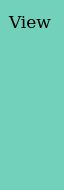
       <widget class="QFrame" name="frame_feature">
        <property name="sizePolicy">
         <sizepolicy hsizetype="Fixed" vsizetype="Fixed">
          <horstretch>0</horstretch>
          <verstretch>0</verstretch>
         </sizepolicy>
        </property>
        <property name="minimumSize">
         <size>
          <width>60</width>
          <height>190</height>
         </size>
        </property>
        <property name="styleSheet">
         <string notr="true">border-color: rgb(66, 69, 183);
border-radius: 10px;
background-color: #71D1BA; </string>
        </property>
        <property name="frameShape">
         <enum>QFrame::StyledPanel</enum>
        </property>
        <property name="frameShadow">
         <enum>QFrame::Raised</enum>
        </property>
        <widget class="QPushButton" name="btn_anypoint">
         <property name="geometry">
          <rect>
           <x>5</x>
           <y>90</y>
           <width>50</width>
           <height>40</height>
          </rect>
         </property>
         <property name="sizePolicy">
          <sizepolicy hsizetype="Minimum" vsizetype="Fixed">
           <horstretch>0</horstretch>
           <verstretch>0</verstretch>
          </sizepolicy>
         </property>
         <property name="minimumSize">
          <size>
           <width>40</width>
           <height>40</height>
          </size>
         </property>
         <property name="toolTip">
          <string>Anypoint View</string>
         </property>
         <property name="statusTip">
          <string>Anypoint View</string>
         </property>
         <property name="styleSheet">
          <string notr="true">QPushButton{ background-color :  rgb(211, 215, 207);}
QPushButton::pressed{ background-color : #71AED1; }
border-radius: 10px;</string>
         </property>
         <property name="text">
          <string/>
         </property>
         <property name="icon">
          <iconset>
           <normaloff>icon/iconAnypoint.png</normaloff>icon/iconAnypoint.png</iconset>
         </property>
         <property name="iconSize">
          <size>
           <width>40</width>
           <height>40</height>
          </size>
         </property>
         <property name="checkable">
          <bool>true</bool>
         </property>
         <property name="checked">
          <bool>false</bool>
         </property>
        </widget>
        <widget class="QPushButton" name="btn_panorama">
         <property name="geometry">
          <rect>
           <x>5</x>
           <y>140</y>
           <width>50</width>
           <height>40</height>
          </rect>
         </property>
         <property name="sizePolicy">
          <sizepolicy hsizetype="Fixed" vsizetype="Fixed">
           <horstretch>0</horstretch>
           <verstretch>0</verstretch>
          </sizepolicy>
         </property>
         <property name="minimumSize">
          <size>
           <width>30</width>
           <height>40</height>
          </size>
         </property>
         <property name="toolTip">
          <string>Panorama View</string>
         </property>
         <property name="statusTip">
          <string>Panorama View</string>
         </property>
         <property name="styleSheet">
          <string notr="true">QPushButton{ background-color :  rgb(211, 215, 207);}
QPushButton::pressed{ background-color : #71AED1; }
border-radius: 10px;</string>
         </property>
         <property name="text">
          <string/>
         </property>
         <property name="icon">
          <iconset>
           <normaloff>icon/iconPanorama.png</normaloff>icon/iconPanorama.png</iconset>
         </property>
         <property name="iconSize">
          <size>
           <width>40</width>
           <height>40</height>
          </size>
         </property>
         <property name="checkable">
          <bool>false</bool>
         </property>
        </widget>
        <widget class="QLabel" name="label">
         <property name="geometry">
          <rect>
           <x>5</x>
           <y>10</y>
           <width>50</width>
           <height>25</height>
          </rect>
         </property>
         <property name="font">
          <font>
           <family>DejaVu Serif</family>
           <pointsize>13</pointsize>
          </font>
         </property>
         <property name="text">
          <string>View</string>
         </property>
         <property name="alignment">
          <set>Qt::AlignCenter</set>
         </property>
        </widget>
        <widget class="QPushButton" name="btn_normal">
         <property name="geometry">
          <rect>
           <x>5</x>
           <y>40</y>
           <width>50</width>
           <height>40</height>
          </rect>
         </property>
         <property name="sizePolicy">
          <sizepolicy hsizetype="Minimum" vsizetype="Fixed">
           <horstretch>0</horstretch>
           <verstretch>0</verstretch>
          </sizepolicy>
         </property>
         <property name="minimumSize">
          <size>
           <width>40</width>
           <height>40</height>
          </size>
         </property>
         <property name="toolTip">
          <string>Anypoint View</string>
         </property>
         <property name="statusTip">
          <string>Anypoint View</string>
         </property>
         <property name="styleSheet">
          <string notr="true">QPushButton{ background-color :  rgb(211, 215, 207);}
QPushButton::pressed{ background-color : #71AED1; }
border-radius: 10px;</string>
         </property>
         <property name="text">
          <string/>
         </property>
         <property name="icon">
          <iconset>
           <normaloff>icon/default.png</normaloff>icon/default.png</iconset>
         </property>
         <property name="iconSize">
          <size>
           <width>40</width>
           <height>40</height>
          </size>
         </property>
         <property name="checkable">
          <bool>true</bool>
         </property>
         <property name="checked">
          <bool>false</bool>
         </property>
        </widget>
       </widget>
